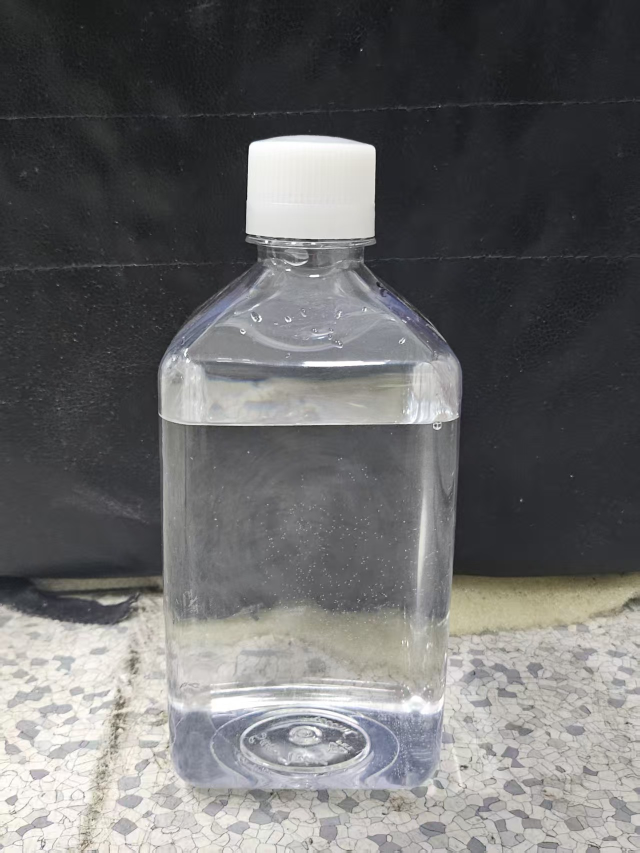
#> input picture detect/1.jpg, 1279 x 1706 px (shown at 1/2 size)
$ python debug_detection.py   (older library calls are emulated)
#> lines starting #> are read from the running program, lines starting #| are printed output that depends on the picture; after the words box and inside, x2 and y2 are one past the last pixel; in counts of white or black regions, pixels touching at a corner belong together
### detect/bottle_fill_detector.py
#!/usr/bin/env python3
"""
瓶子液体装满检测脚本
用于实时检测瓶子是否装满液体，可集成到LabVIEW中作为布尔控件
"""

import cv2
import numpy as np
import logging
from typing import Tuple, Optional, Dict, Any
from dataclasses import dataclass
from enum import Enum


class DetectionStatus(Enum):
    """检测状态枚举"""
    NOT_DETECTED = 0
    FILLED = 1
    NOT_FILLED = 2
    ERROR = 3


@dataclass
class DetectionConfig:
    """检测配置参数"""
    # 图像处理参数
    canny_threshold1: int = 50
    canny_threshold2: int = 150
    blur_kernel_size: int = 5

    # 检测参数
    min_bottle_area: int = 1000
    max_bottle_area: int = 50000
    fill_threshold_ratio: float = 0.7  # 液面高度占瓶高的比例阈值

    # ROI参数
    roi_top_ratio: float = 0.1  # ROI顶部占图像比例
    roi_bottom_ratio: float = 0.9  # ROI底部占图像比例

    # 调试参数
    debug_mode: bool = False
    save_debug_images: bool = False


class BottleFillDetector:
    """瓶子液体装满检测器"""

    def __init__(self, config: Optional[DetectionConfig] = None):
        self.config = config or DetectionConfig()
        self.logger = self._setup_logger()
        self.camera = None

    def _setup_logger(self) -> logging.Logger:
        """设置日志记录器"""
        logger = logging.getLogger('BottleFillDetector')
        logger.setLevel(logging.INFO)

        if not logger.handlers:
            handler = logging.StreamHandler()
            formatter = logging.Formatter(
                '%(asctime)s - %(name)s - %(levelname)s - %(message)s'
            )
            handler.setFormatter(formatter)
            logger.addHandler(handler)

        return logger

    # [448 lines left out: functions initialize_camera, release_camera, preprocess_image, detect_bottle_and_liquid_level, detect_single_frame, _debug_intermediate_steps and 4 more, not called in this run]


# [3 lines that do not run on import are left out]

### detect/debug_detection.py
#!/usr/bin/env python3
"""
调试检测算法的详细步骤
"""

import sys
import os
sys.path.append(os.path.dirname(os.path.abspath(__file__)))

import cv2
import numpy as np
from bottle_fill_detector import BottleFillDetector, DetectionConfig

def debug_detection_steps(image_path):
    """详细调试检测步骤"""
#> called with image_path = '1.jpg'
    print(f"=== 详细调试检测步骤 ===")
    print(f"图像: {image_path}")

    # 读取图像
    image = cv2.imread(image_path)
#> image is the input picture: shape (1706, 1279, 3); mean B, G, R 105.8, 105.4, 105.5
    if image is None:
        print(f"❌ 无法读取图像: {image_path}")
        return

    print(f"图像尺寸: {image.shape}")
#| 图像尺寸: (1706, 1279, 3)

    # 创建检测器（开启调试模式）
    config = DetectionConfig(
        debug_mode=True,
        save_debug_images=True,  # 保存调试图像
        min_bottle_area=1000,    # 降低最小面积
        max_bottle_area=50000,
        fill_threshold_ratio=0.7
    )

    detector = BottleFillDetector(config)

    # 手动执行检测步骤
    print("\n1. 颜色分割...")
    hsv = cv2.cvtColor(image, cv2.COLOR_BGR2HSV)
#> hsv: shape (1706, 1279, 3); mean H, S, V 85, 17.6, 108.7

    # 多种颜色分割策略
    lower_transparent = np.array([0, 0, 100])
    upper_transparent = np.array([180, 60, 255])
    transparent_mask = cv2.inRange(hsv, lower_transparent, upper_transparent)
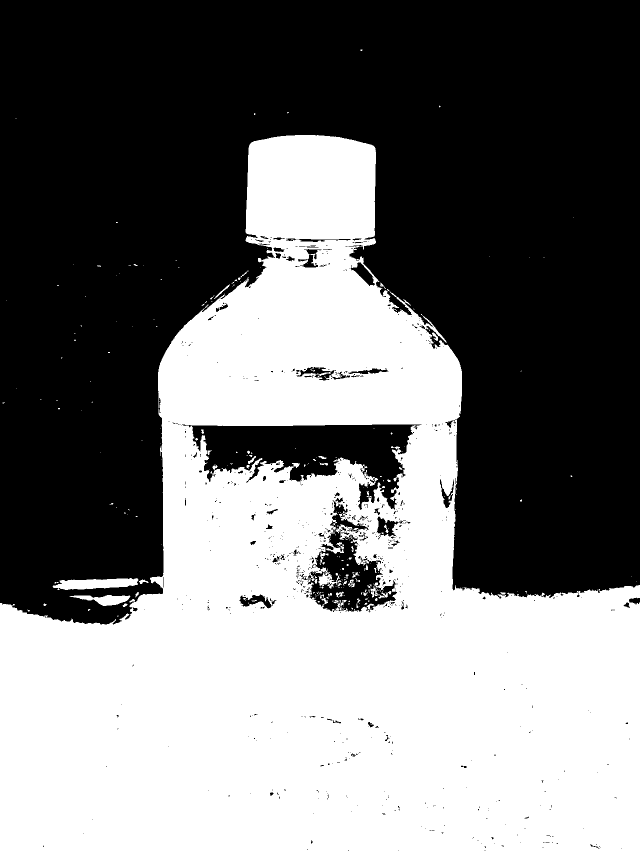
#> transparent_mask: shape (1706, 1279) (shown at 1/2 size); 46.1% white; 283 white regions (232 under 20 px), largest, box (x1, y1, x2, y2) and area: (0, 270, 1279, 1706) 999127, (105, 1156, 277, 1180) 2798, (139, 1190, 261, 1212) 1361

    lower_blue = np.array([90, 30, 100])
    upper_blue = np.array([130, 150, 255])
    blue_mask = cv2.inRange(hsv, lower_blue, upper_blue)
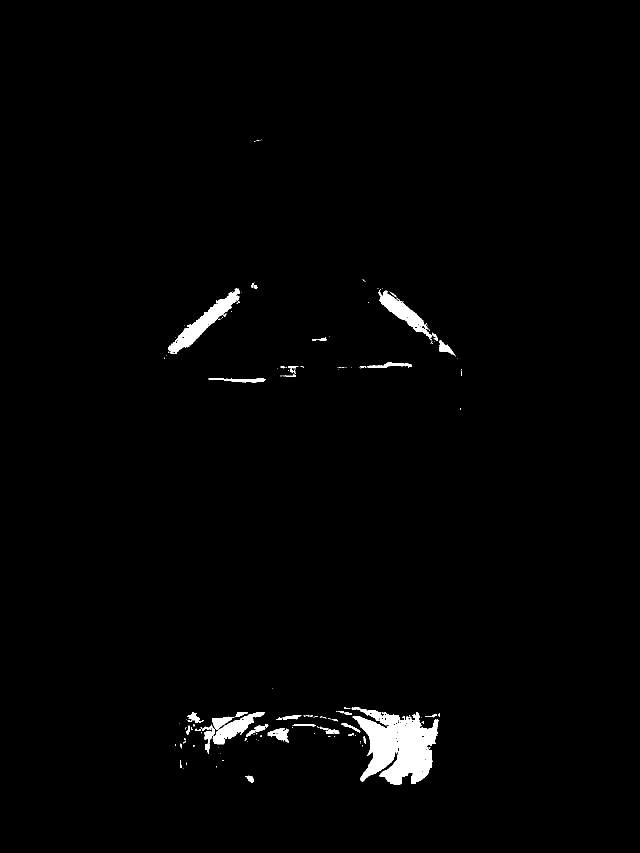
#> blue_mask: shape (1706, 1279) (shown at 1/2 size); 1.4% white; 156 white regions (120 under 20 px), largest, box (x1, y1, x2, y2) and area: (703, 1415, 878, 1570) 15668, (336, 576, 480, 708) 4288, (756, 579, 864, 681) 2846

    lower_gray = np.array([0, 0, 50])
    upper_gray = np.array([180, 50, 200])
    gray_mask = cv2.inRange(hsv, lower_gray, upper_gray)
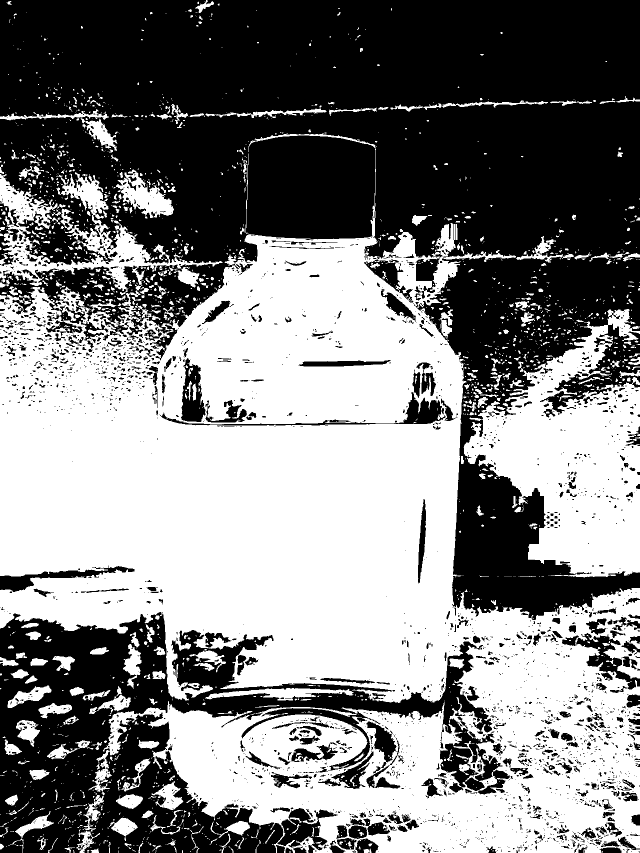
#> gray_mask: shape (1706, 1279) (shown at 1/2 size); 51.2% white; 2832 black regions (2258 under 20 px), largest, box (x1, y1, x2, y2) and area: (0, 0, 1279, 1240) 776404, (0, 1224, 1020, 1706) 188811, (555, 1616, 675, 1706) 4583

    # 合并掩码
    bottle_mask = cv2.bitwise_or(transparent_mask, blue_mask)
#> bottle_mask: shape (1706, 1279); 46.2% white; 281 white regions (230 under 20 px), largest, box (x1, y1, x2, y2) and area: (0, 270, 1279, 1706) 1000152, (105, 1156, 277, 1180) 2798, (139, 1190, 261, 1212) 1361
    bottle_mask = cv2.bitwise_or(bottle_mask, gray_mask)
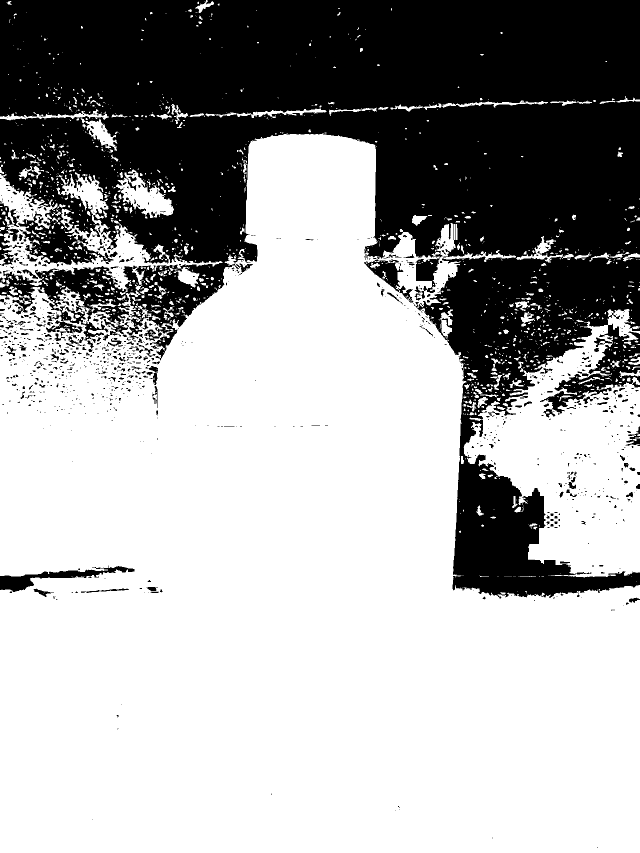
#> bottle_mask: shape (1706, 1279) (shown at 1/2 size); 65.9% white; 1103 black regions (866 under 20 px), largest, box (x1, y1, x2, y2) and area: (0, 0, 1279, 1197) 716501, (0, 1131, 270, 1184) 3893, (728, 519, 827, 605) 2408

    # 形态学处理
    kernel = cv2.getStructuringElement(cv2.MORPH_RECT, (7, 7))
    bottle_mask = cv2.morphologyEx(bottle_mask, cv2.MORPH_CLOSE, kernel)
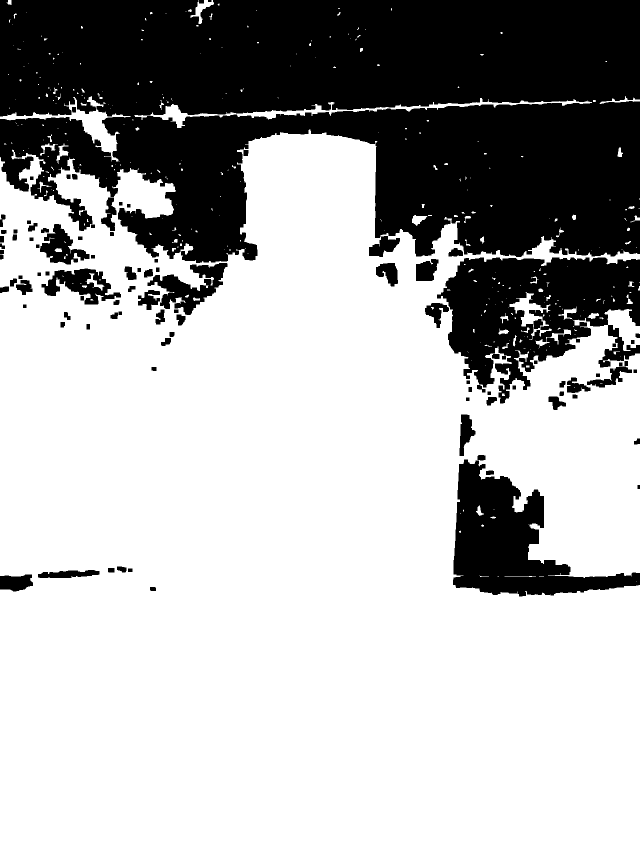
#> bottle_mask: shape (1706, 1279) (shown at 1/2 size); 69.1% white; 101 black regions, largest, box (x1, y1, x2, y2) and area: (0, 0, 1279, 526) 523535, (874, 515, 1279, 807) 66775, (906, 919, 1279, 1193) 44143
    bottle_mask = cv2.morphologyEx(bottle_mask, cv2.MORPH_OPEN, kernel)
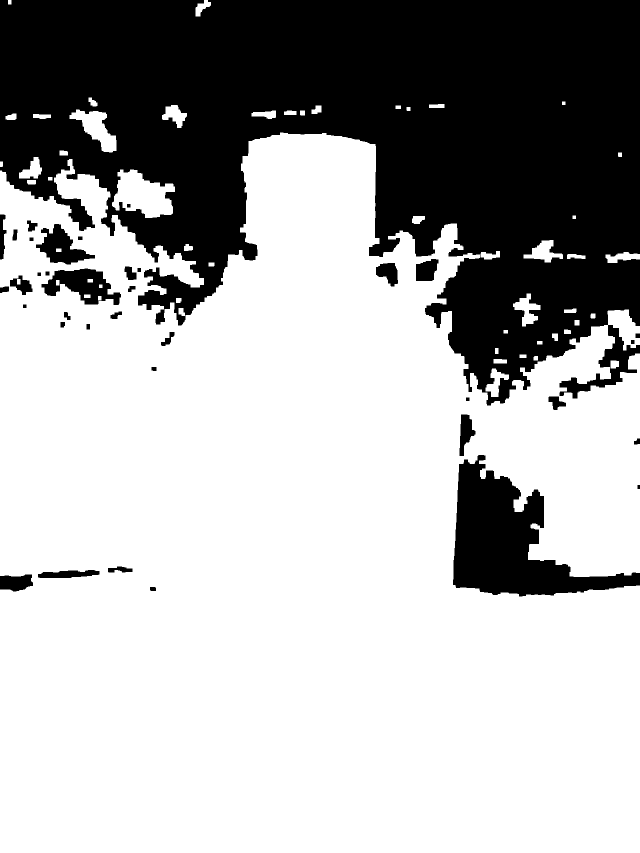
#> bottle_mask: shape (1706, 1279) (shown at 1/2 size); 68.2% white; 37 black regions

    cv2.imwrite("debug_step1_mask.jpg", bottle_mask)
    print("   保存了掩码图像: debug_step1_mask.jpg")

    print("\n2. 寻找轮廓...")
    contours, _ = cv2.findContours(bottle_mask, cv2.RETR_EXTERNAL, cv2.CHAIN_APPROX_SIMPLE)
#> contours = 47 contours; largest, box (x1, y1, x2, y2) and area: (0, 265, 1279, 1706) 1477474, (224, 339, 350, 436) 7566, (139, 219, 233, 305) 3478, (1047, 480, 1126, 525) 1572, (1026, 587, 1081, 653) 1508
    print(f"   找到 {len(contours)} 个轮廓")
#|    找到 47 个轮廓

    print("\n3. 瓶子特征筛选...")
    potential_bottles = []

    for i, contour in enumerate(contours):
        area = cv2.contourArea(contour)
        print(f"   轮廓 {i}: 面积 = {area:.1f}")

        if area < 500 or area > 50000:  # 降低面积要求
            print(f"      -> 面积不符合要求，跳过")
            continue

        x, y, w, h = cv2.boundingRect(contour)
        aspect_ratio = h / w if w > 0 else 0
        print(f"      -> 边界框: ({x}, {y}, {w}, {h}), 长宽比: {aspect_ratio:.2f}")

        if aspect_ratio < 1.2:  # 降低长宽比要求
            print(f"      -> 长宽比太小，跳过")
            continue

        rect_area = w * h
        rectness = area / rect_area if rect_area > 0 else 0
        print(f"      -> 矩形度: {rectness:.3f}")

        if rectness < 0.4:  # 降低矩形度要求
            print(f"      -> 矩形度太低，跳过")
            continue

        # 位置评分
        image_center_x = image.shape[1] / 2
        image_center_y = image.shape[0] / 2
        box_center_x = x + w/2
        box_center_y = y + h/2
        distance_from_center = np.sqrt((box_center_x - image_center_x)**2 + (box_center_y - image_center_y)**2)
        max_distance = np.sqrt(image.shape[0]**2 + image.shape[1]**2) / 2
        position_score = 1.0 - (distance_from_center / max_distance)

        score = area / 500.0 + rectness * 3 + aspect_ratio * 2 + position_score * 3  # 降低评分标准

        potential_bottles.append({
            'contour': contour,
            'bbox': (x, y, w, h),
            'area': area,
            'aspect_ratio': aspect_ratio,
            'rectness': rectness,
            'score': score
        })

        print(f"      -> 符合要求，评分: {score:.2f}")
#> this loop made 47 passes
#> area on passes 2, 3, 4, 8, 10, 12, 13, 14, 15, 17, 18, 20: 218, 198.5, 62, 126, 98, 78.5, 157.5, 136, 84.5, 76.5, 240, 383
#> (contour, area) on passes 5, 6, 7, 9, 11, 24: ([[1039, 709], [1039, 715], [1052, 715], [1052, 709]], 78), ([[990, 696], [990, 707], [996, 707], [996, 696]], 66), ([[1074, 682], [1074, 688], [1084, 688], [1084, 682]], 60), ([[1007, 660], [1007, 666], [1015, 666], [1015, 660]], 48), ([[1149, 640], [1149, 650], [1158, 650], [1158, 640]], 90), ([[1145, 431], [1145, 437], [1151, 437], [1151, 431]], 36)
#> (printed output is left out)
#> after the loop, potential_bottles = 1 item

    print(f"\n4. 结果分析...")
    print(f"   候选瓶子数量: {len(potential_bottles)}")
#|    候选瓶子数量: 1

    # 创建可视化图像
    debug_image = image.copy()

    if potential_bottles:
        # 选择最佳瓶子
        best_bottle = max(potential_bottles, key=lambda x: x['score'])
#> best_bottle = {'contour': contour of 57 points, box (x1, y1, x2, y2) (1026, 587, 1081, 653), area 1508, 'bbox': (1026, 587, 55, 66), 'area': 1508, 'aspect_ratio': 1.2, 'rectness': 0.415, 'score': 8.33}

        # 绘制所有候选瓶子
        for i, bottle in enumerate(potential_bottles):
            x, y, w, h = bottle['bbox']
            color = (0, 255, 0) if bottle == best_bottle else (0, 255, 255)
            thickness = 3 if bottle == best_bottle else 1

            cv2.rectangle(debug_image, (x, y), (x + w, y + h), color, thickness)

            info_text = f"#{i}: S={bottle['score']:.1f}"
            cv2.putText(debug_image, info_text, (x, y - 5),
                       cv2.FONT_HERSHEY_SIMPLEX, 0.5, color, 1)
#> this loop made 1 pass
#> (x, y, w, h, color, thickness, info_text) on pass 1: (1026, 587, 55, 66, (0, 255, 0), 3, '#0: S=8.3')
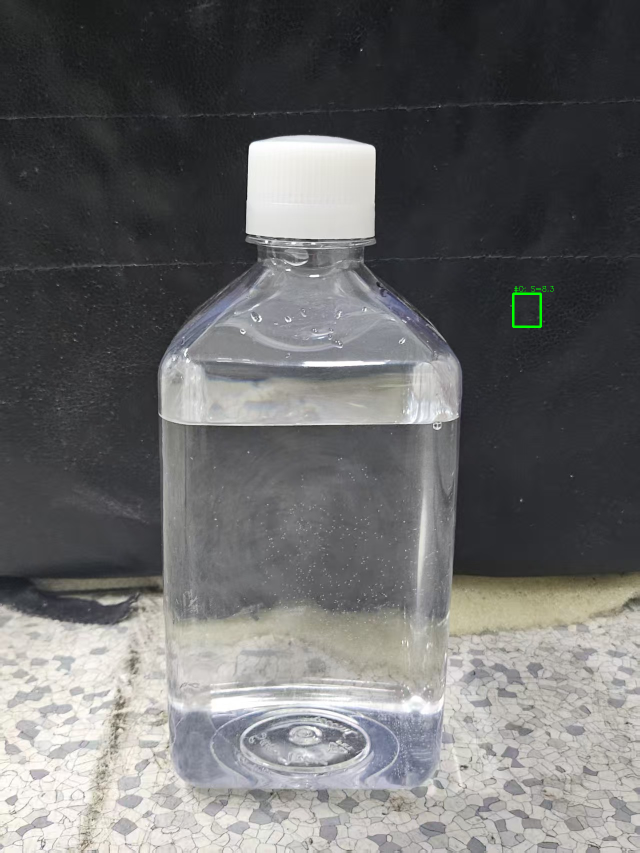
#> debug_image: shape (1706, 1279, 3) (shown at 1/2 size); 0.06% of pixels changed, all inside (x1, y1, x2, y2) = (1024, 572, 1108, 656)

        print(f"   最佳瓶子评分: {best_bottle['score']:.2f}")
#|    最佳瓶子评分: 8.33
        print(f"   最佳瓶子面积: {best_bottle['area']:.1f}")
#|    最佳瓶子面积: 1508.0
        print(f"   最佳瓶子长宽比: {best_bottle['aspect_ratio']:.2f}")
#|    最佳瓶子长宽比: 1.20

    else:
        print("   未找到符合要求的瓶子")

    # 保存调试图像
    cv2.imwrite("debug_final_result.jpg", debug_image)
    print("\n5. 保存了最终调试图像: debug_final_result.jpg")

    # 显示结果
    print("\n显示调试结果（按任意键关闭）...")
    cv2.imshow("Debug Result", debug_image)
    cv2.waitKey(0)
    cv2.destroyAllWindows()

    print("调试完成")

if __name__ == "__main__":
    debug_detection_steps("1.jpg")
